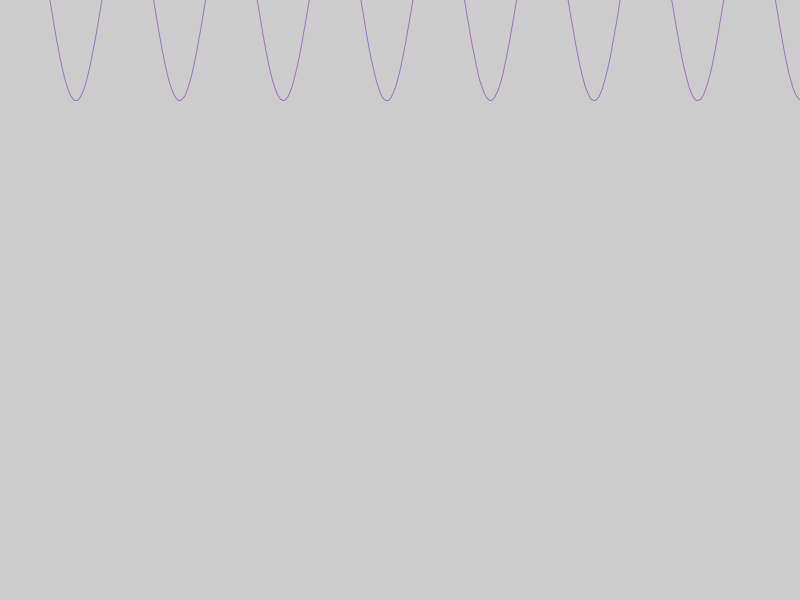
Frame 1 (no input)
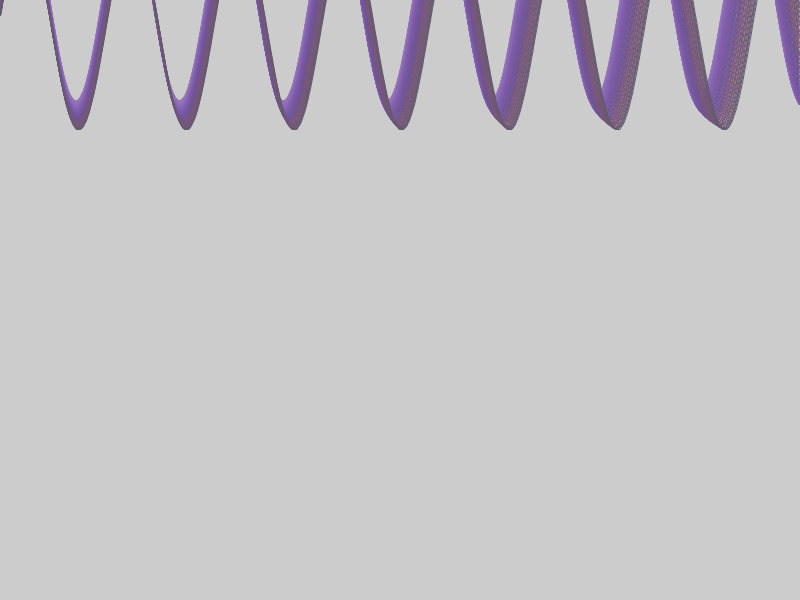
Frame 60 (the mouse pressed at the canvas centre just before this capture)
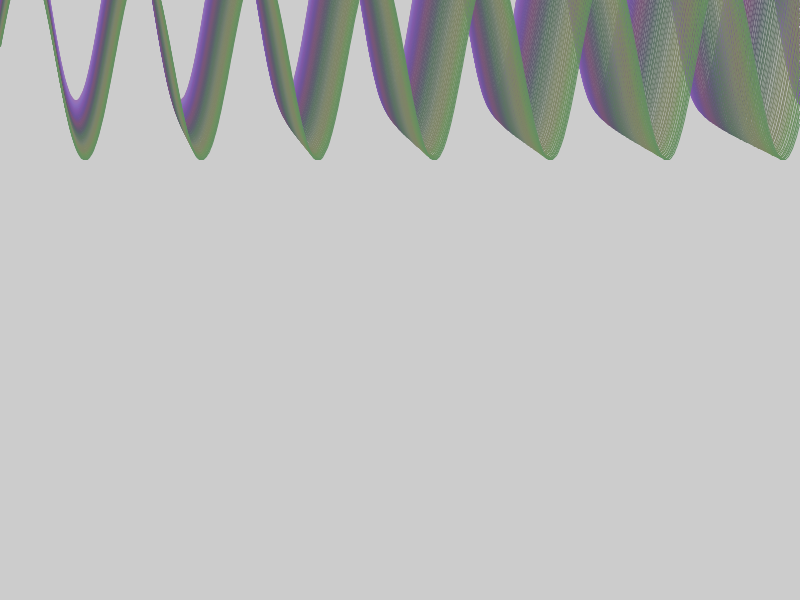
Frame 120 (the mouse held since frame 60 and released just before this capture)

The Processing sketch that drew these frames (run headless with seeded random() and noise(); from frame 60 on, the mouse is pressed at the canvas centre):

// Processing sketch: SineMountainsMine
// ── SineMountainsMine.pde
float e=0;
void setup(){
  size(800,600);
  noFill();
  stroke(255);
}

void draw(){
  e+=0.5;
  if(e==height+100) e=0;
  //background(0);
  stroke(noise(frameCount*0.01)*255, noise(frameCount*0.01+64)*255, noise(frameCount*0.01+128)*255);
  translate(0,e);
  beginShape();
//Noise for frequency and phase
curveVertex(0,f(0));
for(int x=0;x<width;x++){
  vertex(x,f(x)*100);
}
curveVertex(0,f(width));
endShape();
}

float f(float x){
  return sin(0.1*x*noise(frameCount*0.001)+noise(frameCount*0.00001+10)*TWO_PI*100);
}
